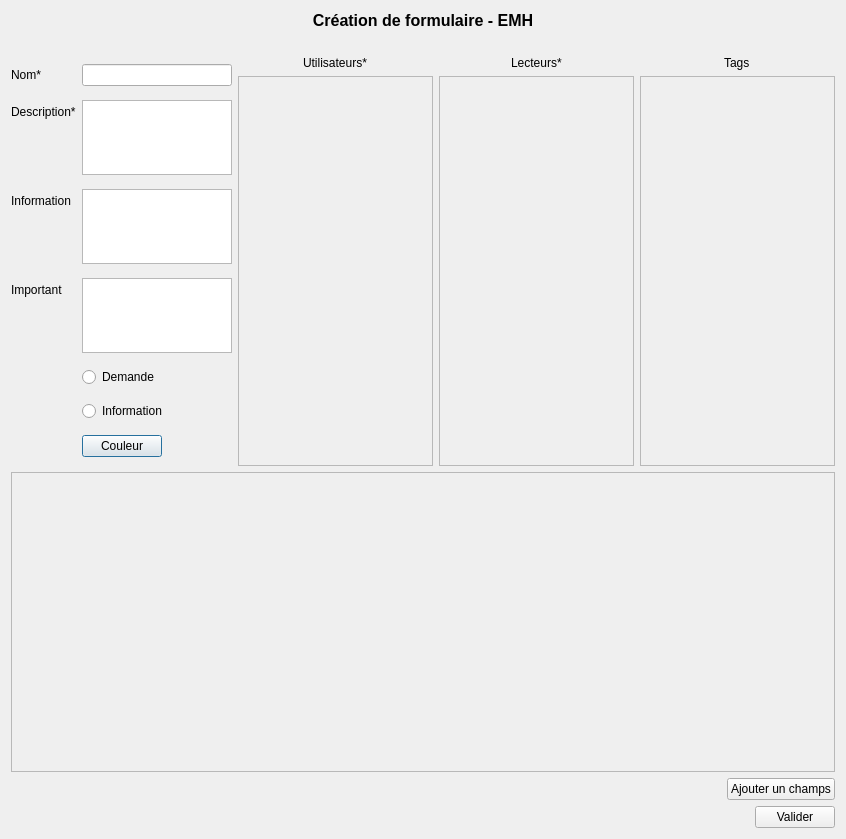
<?xml version="1.0" encoding="UTF-8"?>
<ui version="4.0">
 <class>createForm</class>
 <widget class="QDialog" name="createForm">
  <property name="geometry">
   <rect>
    <x>0</x>
    <y>0</y>
    <width>846</width>
    <height>839</height>
   </rect>
  </property>
  <property name="windowTitle">
   <string>Formulaire</string>
  </property>
  <layout class="QVBoxLayout" name="verticalLayout_2">
   <item>
    <layout class="QVBoxLayout" name="verticalLayout">
     <item>
      <widget class="QLabel" name="title">
       <property name="font">
        <font>
         <pointsize>12</pointsize>
         <weight>75</weight>
         <bold>true</bold>
        </font>
       </property>
       <property name="text">
        <string>Création de formulaire - EMH</string>
       </property>
       <property name="textFormat">
        <enum>Qt::AutoText</enum>
       </property>
       <property name="alignment">
        <set>Qt::AlignCenter</set>
       </property>
      </widget>
     </item>
     <item alignment="Qt::AlignHCenter">
      <widget class="QLabel" name="message">
       <property name="text">
        <string/>
       </property>
      </widget>
     </item>
     <item>
      <layout class="QHBoxLayout" name="horizontalLayout">
       <item>
        <layout class="QFormLayout" name="formLayout_3">
         <property name="fieldGrowthPolicy">
          <enum>QFormLayout::FieldsStayAtSizeHint</enum>
         </property>
         <item row="3" column="0">
          <widget class="QLabel" name="label_2">
           <property name="text">
            <string>Information</string>
           </property>
          </widget>
         </item>
         <item row="3" column="1">
          <widget class="QPlainTextEdit" name="messageInformation">
           <property name="maximumSize">
            <size>
             <width>150</width>
             <height>75</height>
            </size>
           </property>
          </widget>
         </item>
         <item row="4" column="0">
          <widget class="QLabel" name="label_3">
           <property name="text">
            <string>Important</string>
           </property>
          </widget>
         </item>
         <item row="4" column="1">
          <widget class="QPlainTextEdit" name="messageImportant">
           <property name="maximumSize">
            <size>
             <width>150</width>
             <height>75</height>
            </size>
           </property>
          </widget>
         </item>
         <item row="2" column="1">
          <widget class="QPlainTextEdit" name="description">
           <property name="maximumSize">
            <size>
             <width>150</width>
             <height>75</height>
            </size>
           </property>
          </widget>
         </item>
         <item row="2" column="0">
          <widget class="QLabel" name="label">
           <property name="text">
            <string>Description*</string>
           </property>
          </widget>
         </item>
         <item row="1" column="1">
          <widget class="QLineEdit" name="nomLineEdit">
           <property name="minimumSize">
            <size>
             <width>150</width>
             <height>0</height>
            </size>
           </property>
          </widget>
         </item>
         <item row="1" column="0">
          <widget class="QLabel" name="nomLabel">
           <property name="text">
            <string>Nom*</string>
           </property>
          </widget>
         </item>
         <item row="5" column="1">
          <widget class="QRadioButton" name="radioButton">
           <property name="text">
            <string>Demande</string>
           </property>
          </widget>
         </item>
         <item row="6" column="1">
          <widget class="QRadioButton" name="radioButton_2">
           <property name="text">
            <string>Information</string>
           </property>
          </widget>
         </item>
         <item row="7" column="1">
          <widget class="QPushButton" name="pushButton">
           <property name="text">
            <string>Couleur</string>
           </property>
          </widget>
         </item>
        </layout>
       </item>
       <item>
        <layout class="QVBoxLayout" name="writerLayout">
         <item alignment="Qt::AlignHCenter">
          <widget class="QLabel" name="label_4">
           <property name="text">
            <string>Utilisateurs*</string>
           </property>
          </widget>
         </item>
         <item>
          <widget class="QScrollArea" name="writersArea">
           <property name="widgetResizable">
            <bool>true</bool>
           </property>
           <widget class="QWidget" name="scrollAreaWriters">
            <property name="geometry">
             <rect>
              <x>0</x>
              <y>0</y>
              <width>180</width>
              <height>342</height>
             </rect>
            </property>
           </widget>
          </widget>
         </item>
        </layout>
       </item>
       <item>
        <layout class="QVBoxLayout" name="readerLayout">
         <item alignment="Qt::AlignHCenter">
          <widget class="QLabel" name="label_5">
           <property name="text">
            <string>Lecteurs*</string>
           </property>
          </widget>
         </item>
         <item>
          <widget class="QScrollArea" name="readersArea">
           <property name="widgetResizable">
            <bool>true</bool>
           </property>
           <widget class="QWidget" name="scrollAreaReaders">
            <property name="geometry">
             <rect>
              <x>0</x>
              <y>0</y>
              <width>180</width>
              <height>342</height>
             </rect>
            </property>
           </widget>
          </widget>
         </item>
        </layout>
       </item>
       <item>
        <layout class="QVBoxLayout" name="tagsLayout">
         <item alignment="Qt::AlignHCenter">
          <widget class="QLabel" name="label_6">
           <property name="text">
            <string>Tags</string>
           </property>
          </widget>
         </item>
         <item>
          <widget class="QScrollArea" name="tagsArea">
           <property name="widgetResizable">
            <bool>true</bool>
           </property>
           <widget class="QWidget" name="scrollAreaTags">
            <property name="geometry">
             <rect>
              <x>0</x>
              <y>0</y>
              <width>180</width>
              <height>342</height>
             </rect>
            </property>
           </widget>
          </widget>
         </item>
        </layout>
       </item>
      </layout>
     </item>
     <item>
      <widget class="QScrollArea" name="fieldsArea">
       <property name="minimumSize">
        <size>
         <width>0</width>
         <height>300</height>
        </size>
       </property>
       <property name="maximumSize">
        <size>
         <width>16777215</width>
         <height>300</height>
        </size>
       </property>
       <property name="widgetResizable">
        <bool>true</bool>
       </property>
       <widget class="QWidget" name="scrollAreaFields">
        <property name="geometry">
         <rect>
          <x>0</x>
          <y>0</y>
          <width>818</width>
          <height>298</height>
         </rect>
        </property>
        <property name="maximumSize">
         <size>
          <width>16777215</width>
          <height>16777215</height>
         </size>
        </property>
       </widget>
      </widget>
     </item>
     <item>
      <layout class="QHBoxLayout" name="horizontalLayout_2">
       <item>
        <spacer name="horizontalSpacer">
         <property name="orientation">
          <enum>Qt::Horizontal</enum>
         </property>
         <property name="sizeHint" stdset="0">
          <size>
           <width>40</width>
           <height>20</height>
          </size>
         </property>
        </spacer>
       </item>
       <item>
        <widget class="QPushButton" name="addFieldButton">
         <property name="text">
          <string>Ajouter un champs</string>
         </property>
        </widget>
       </item>
      </layout>
     </item>
     <item>
      <layout class="QHBoxLayout" name="horizontalLayout_3">
       <item>
        <spacer name="horizontalSpacer_2">
         <property name="orientation">
          <enum>Qt::Horizontal</enum>
         </property>
         <property name="sizeHint" stdset="0">
          <size>
           <width>40</width>
           <height>20</height>
          </size>
         </property>
        </spacer>
       </item>
       <item>
        <widget class="QPushButton" name="validButton">
         <property name="text">
          <string>Valider</string>
         </property>
        </widget>
       </item>
      </layout>
     </item>
    </layout>
   </item>
  </layout>
 </widget>
 <resources/>
 <connections>
  <connection>
   <sender>pushButton</sender>
   <signal>clicked()</signal>
   <receiver>createForm</receiver>
   <slot>chooseColor()</slot>
   <hints>
    <hint type="sourcelabel">
     <x>187</x>
     <y>366</y>
    </hint>
    <hint type="destinationlabel">
     <x>69</x>
     <y>418</y>
    </hint>
   </hints>
  </connection>
  <connection>
   <sender>addFieldButton</sender>
   <signal>clicked()</signal>
   <receiver>createForm</receiver>
   <slot>addField()</slot>
   <hints>
    <hint type="sourcelabel">
     <x>705</x>
     <y>396</y>
    </hint>
    <hint type="destinationlabel">
     <x>632</x>
     <y>394</y>
    </hint>
   </hints>
  </connection>
  <connection>
   <sender>validButton</sender>
   <signal>clicked()</signal>
   <receiver>createForm</receiver>
   <slot>valid()</slot>
   <hints>
    <hint type="sourcelabel">
     <x>771</x>
     <y>439</y>
    </hint>
    <hint type="destinationlabel">
     <x>704</x>
     <y>435</y>
    </hint>
   </hints>
  </connection>
 </connections>
 <slots>
  <slot>chooseColor()</slot>
  <slot>valid()</slot>
  <slot>addField()</slot>
 </slots>
</ui>
